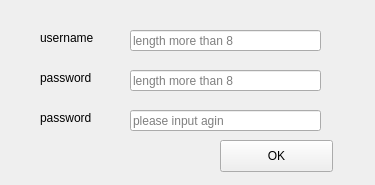
<?xml version="1.0" encoding="UTF-8"?>
<ui version="4.0">
 <class>RegisterUI</class>
 <widget class="QWidget" name="RegisterUI">
  <property name="geometry">
   <rect>
    <x>0</x>
    <y>0</y>
    <width>375</width>
    <height>185</height>
   </rect>
  </property>
  <property name="windowTitle">
   <string>Register</string>
  </property>
  <widget class="QLabel" name="label">
   <property name="geometry">
    <rect>
     <x>40</x>
     <y>30</y>
     <width>60</width>
     <height>16</height>
    </rect>
   </property>
   <property name="text">
    <string>username</string>
   </property>
  </widget>
  <widget class="QLabel" name="label_2">
   <property name="geometry">
    <rect>
     <x>40</x>
     <y>70</y>
     <width>60</width>
     <height>16</height>
    </rect>
   </property>
   <property name="text">
    <string>password</string>
   </property>
  </widget>
  <widget class="QLabel" name="label_3">
   <property name="geometry">
    <rect>
     <x>40</x>
     <y>110</y>
     <width>60</width>
     <height>16</height>
    </rect>
   </property>
   <property name="text">
    <string>password</string>
   </property>
  </widget>
  <widget class="QLineEdit" name="le_username">
   <property name="geometry">
    <rect>
     <x>130</x>
     <y>30</y>
     <width>191</width>
     <height>21</height>
    </rect>
   </property>
   <property name="placeholderText">
    <string>length more than 8</string>
   </property>
  </widget>
  <widget class="QLineEdit" name="le_pwd">
   <property name="geometry">
    <rect>
     <x>130</x>
     <y>70</y>
     <width>191</width>
     <height>21</height>
    </rect>
   </property>
   <property name="placeholderText">
    <string>length more than 8</string>
   </property>
  </widget>
  <widget class="QLineEdit" name="le_pwd_again">
   <property name="geometry">
    <rect>
     <x>130</x>
     <y>110</y>
     <width>191</width>
     <height>21</height>
    </rect>
   </property>
   <property name="placeholderText">
    <string>please input agin</string>
   </property>
  </widget>
  <widget class="QPushButton" name="bt_register">
   <property name="geometry">
    <rect>
     <x>220</x>
     <y>140</y>
     <width>113</width>
     <height>32</height>
    </rect>
   </property>
   <property name="text">
    <string>OK</string>
   </property>
  </widget>
 </widget>
 <resources/>
 <connections/>
</ui>
